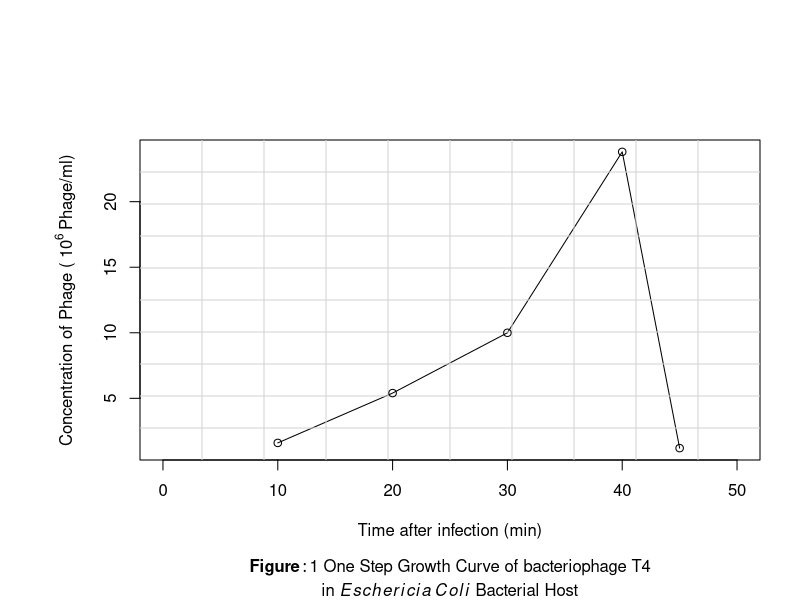

This chart was generated by the following R code:
## ---- chunk 1
Av<-c(16,54,100,238,12)
t<-c(10,20,30,40,45)
Cr<-c(Av*100^2*10)
Crp<-c(Cr/10^6)

Lines <- list(bquote(' One Step Growth Curve of bacteriophage T4 in '*italic(Eschericia~Coli)),bquote("second line x"^2))


#library("ggplot2")
#G1<-data.frame(Av,t)
#ggplot(G1,aes(Av,t))

#qplot(Av,t,main="x",sub="x")
#plot(t,Av,sub=do.call(expression, Lines))
                               
                               
#bold(Figure:1)*' One Step Growth Curve of bacteriophage T4 in '*italic(Eschericia~Coli)* ' Bacterial Host'))

ylab<-bquote('Concentration of Phage ('~10^6~ 'Phage/ml)')
par(mfrow=c(1,1), mar=c(7,7,7,2))
plot(t,Crp,type="l",pch=21, xlab="Time after infection (min)", ylab=ylab,xlim=range(0:50))
grid(10,10, lty="solid")
#abline(v=(seq(8,45,0.2)), col="lightgray", lty="solid",lwd=0.000001)
#abline(h=(seq(0,25,0.2)), col="lightgray", lty="solid", lwd=0.000001)
points(t, Crp, type="p", pch=1, col="black")
labels.default("Shit",5,5)




exp <- 2
Lines <- list(bquote('in '*italic(Eschericia~Coli)*' Bacterial Host'), bquote(bold(Figure:1)*' One Step Growth Curve of bacteriophage T4'))
mtext(do.call(expression, Lines),side=1,line=6:5 )
#lines(predict(lo), col='red', lwd=2)

#plot(1:10, main=(paste(expression('C=1'*alpha*'d'))))

## ---- chunk 2
S1<-c(21,6,11,26,23,25,11,10,14,16)
S2<-c(67,54,53,40,68,55,34,64,51,54)
S3<-c(131,92,128,87,93,99,92,93,89,100)
S4<-c(181,504,182,121,130,304,316,202,207,238) 
S5<-c(10,0,11,0,38,0,26,"NA","NA", 12)
RN<-c("Experiment1","Experiment2","Experiment3","Experiment4","Experiment5","Experiment6","Experiment7","Experiment8","Experiment9","Average" )

T1<-data.frame("RN"=RN,"1"=S1, "2"=S2, "3"=S3, "4"=S4, "5"=S5)

library(knitr)
colnames(T1)<-c("Time From start", "10 min","20 min", "30 min","40 min","45 min")



library("kableExtra")

T1d_latex<-knitr::kable(T1,"latex",row.names=NA, col.names = NA, align="ccccc", caption ="Record of Plaques obersved after $E. coli$ culitivation which, phage solution generated by forced lysis after the given time intervals ", escape = FALSE)

kable_styling(T1d_latex, latex_options = c("striped","hold_position", "bordered", position="center"))

## ---- chunk 3
Cr<-c(Av*100^2*10)
S1<-c(Cr[1])
S2<-c(Cr[2])
S3<-c("10000000")
S4<-c(Cr[4])
S5<-c(Cr[5])
RN<-c("Average Concentration (Phage/ml)")



T2<-data.frame("RN"=RN,"1"=S1, "2"=S2, "3"=S3, "4"=S4, "5"=S5)

library(knitr)
colnames(T2)<-c("Time from infection", "10 min","20 min", "30 min","40 min","45 min")

library("kableExtra")

T2d_latex<-knitr::kable(T2,"latex",row.names=NA, col.names = NA, align="ccccc", caption ="Concentration of phage in original infection solution", escape = FALSE)

kable_styling(T2d_latex, latex_options = c("striped","hold_position", "bordered", position="center"))
